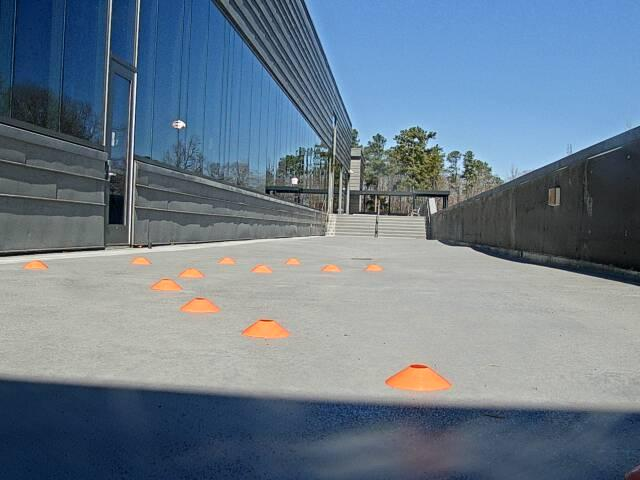
#> input picture images/1131.jpg, 640 x 480 px
$ python imageExample.py
#> lines starting #> are read from the running program, lines starting #| are printed output that depends on the picture; after the words box and inside, x2 and y2 are one past the last pixel; in counts of white or black regions, pixels touching at a corner belong together
### edgescramble/edgescramble.py
import numpy as np
from math import pi

''' Scramble takes a grayscale image and shifts x, y in Cartesian space by +/- pix
img: grayscale image
pix: number of pixels to scramble the edges by
thr: threshold for edges
'''
def scramble(img, pix=5, thr=200):
    # Max size of the image
    rowMax, colMax = img.shape

    rows, cols = np.where(img >= thr)

    rows =  limit(np.add(rows, np.round(np.random.uniform(-pix, pix, np.size(rows)))), rowMax).astype(int)
    cols =  limit(np.add(cols, np.round(np.random.uniform(-pix, pix, np.size(cols)))), colMax).astype(int)

    return rows, cols

''' Scramble2 takes a grayscale image and shifts x, y in Eucledian space by radius = pix
img: grayscale image
pix: number of pixels to scramble the edges by
thr: threshold for edges
'''
# [13 lines left out: function scramble2, not called in this run]

def limit(val, maxVal, minVal=0):
    return np.minimum(maxVal, np.maximum(minVal, val))

### imageExample.py
import cv2
import numpy as np

import edgescramble.edgescramble as es

ORANGE_MIN = np.array([0, 68, 170], np.uint8)
ORANGE_MAX = np.array([62, 217, 255], np.uint8)

# START:
# Read image in color
img = cv2.imread("images/1131.jpg")
#> img is the input picture: shape (480, 640, 3); mean B, G, R 139.5, 124, 107.3

# Convert to HSV
imgHSV = cv2.cvtColor(img, cv2.COLOR_BGR2HSV)
#> imgHSV: shape (480, 640, 3); mean H, S, V 79.2, 75.9, 143.8

# Convert to Gray
# imgGray = cv2.cvtColor(img, cv2.COLOR_BGR2GRAY)
imgGray = cv2.inRange(imgHSV, ORANGE_MIN, ORANGE_MAX)
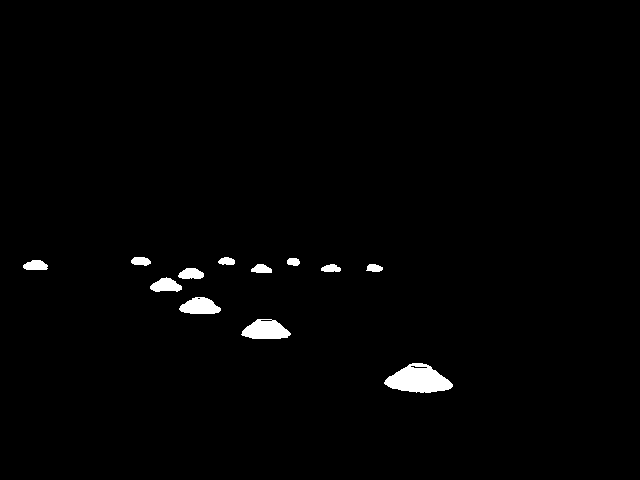
#> imgGray: shape (480, 640); 1.3% white; 12 white regions, largest, box (x1, y1, x2, y2) and area: (384, 363, 453, 393) 1352, (241, 319, 291, 339) 717, (179, 297, 221, 314) 518

cv2.imshow('Gray', imgGray)

# FOR TESTING USE:
# Create a blank image
r,c = np.shape(imgGray)
#> r = 480; c = 640
blank = np.zeros([r,c])

# [Optional] Convert to Binary
imgBW = cv2.threshold(imgGray, 250, 255, cv2.THRESH_BINARY)[1]

# Edge detection
edgeImage = cv2.Canny(imgBW, 200, 255)
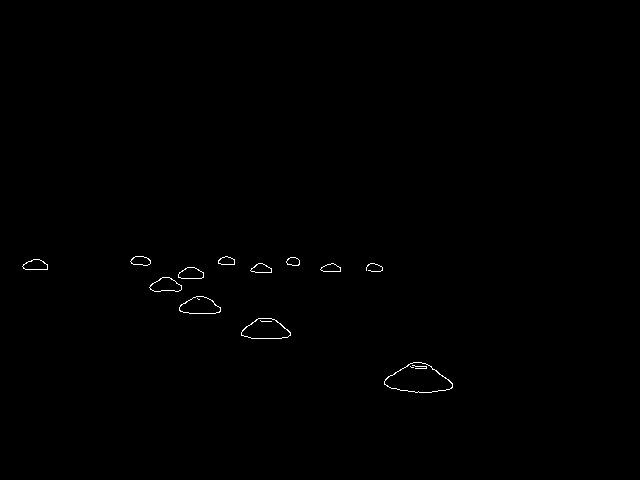
#> edgeImage: shape (480, 640); 0.29% white in thin lines or dots, all inside (x1, y1, x2, y2) = (22, 256, 453, 393)

# FUNCTION CALL
# Send the binary edgeImage to scramble
# pix is number of pixels to randomly move the edge by
# thr is threshold to adjust minimum 'whiteness' of pixels if grayscale is used. [optional]
rows, cols = es.scramble(edgeImage, pix=5, thr=200)
#> in scramble, `rows, cols = np.where(img >= thr)`: rows = 895 values from 256 to 392; cols = 895 values, max 452 at index 820, min 22 at index 196, mean 262.6
#> in scramble, `rows =  limit(np.add(rows, np.round(np.random.uniform(-pix, pix, np.si..`: rows = 895 values, max 396 at index 865, min 252 at index 16, mean 306.3
#> in scramble, `cols =  limit(np.add(cols, np.round(np.random.uniform(-pix, pix, np.si..`: cols = 895 values, max 456 at index 826, min 18 at index 119, mean 262.7

## ALTERNATE: USE SCRAMBLE2
# rows, cols = es.scramble2(edgeImage, pix=15, thr=200)

# FOR TESTING USE
blank[rows, cols] = 255

# SHOW Unedited Edge
# cv2.imshow('Edge', cv2.bitwise_not(edgeImage))
cv2.imshow('Edge', edgeImage)

# SHOW Scrambled Edge
cv2.imshow('Scrambled', blank)
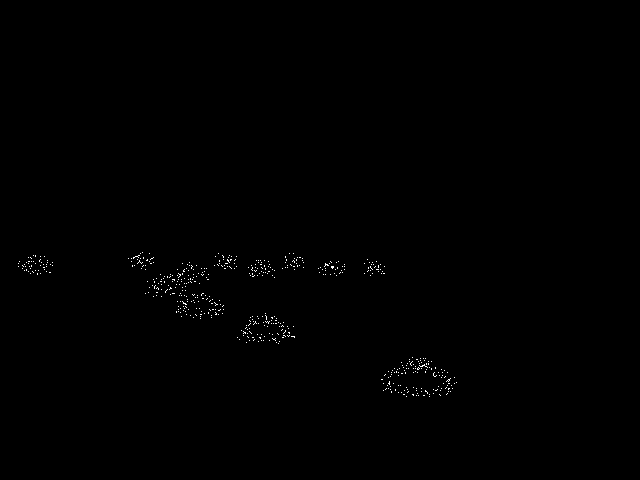
#> window 'Scrambled': shape (480, 640); 0.27% white in thin lines or dots, all inside (x1, y1, x2, y2) = (18, 252, 457, 397)

cv2.waitKey(0)
cv2.destroyAllWindows()
